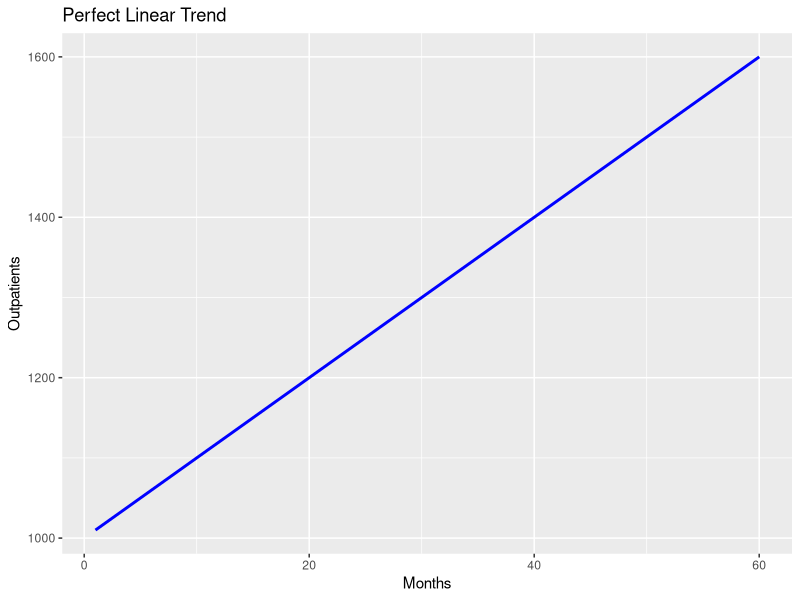
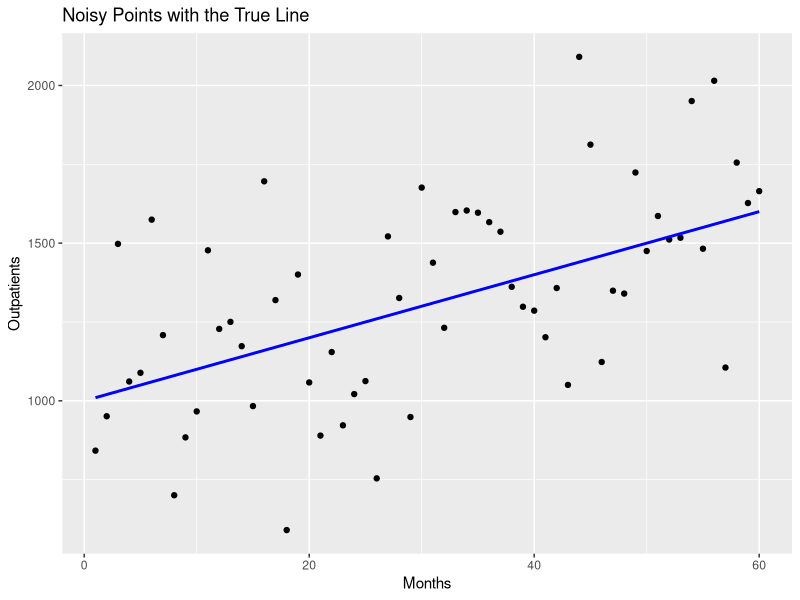
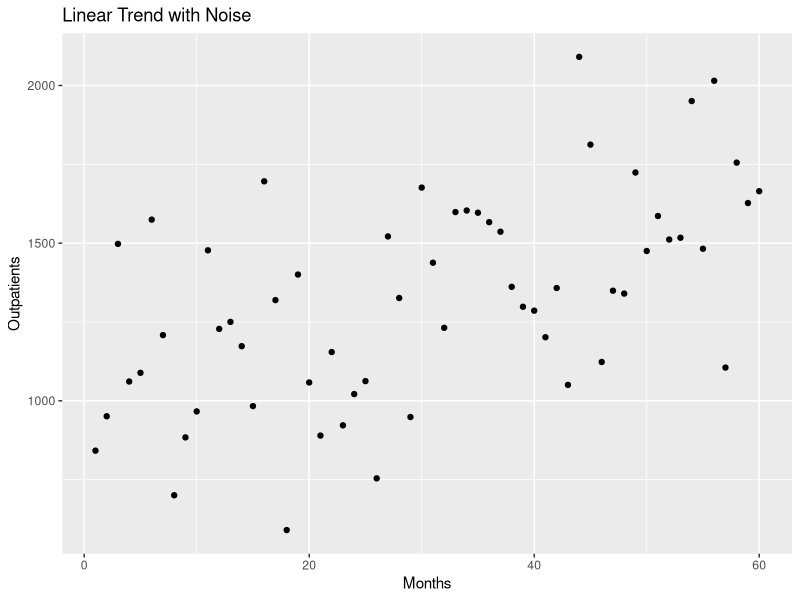
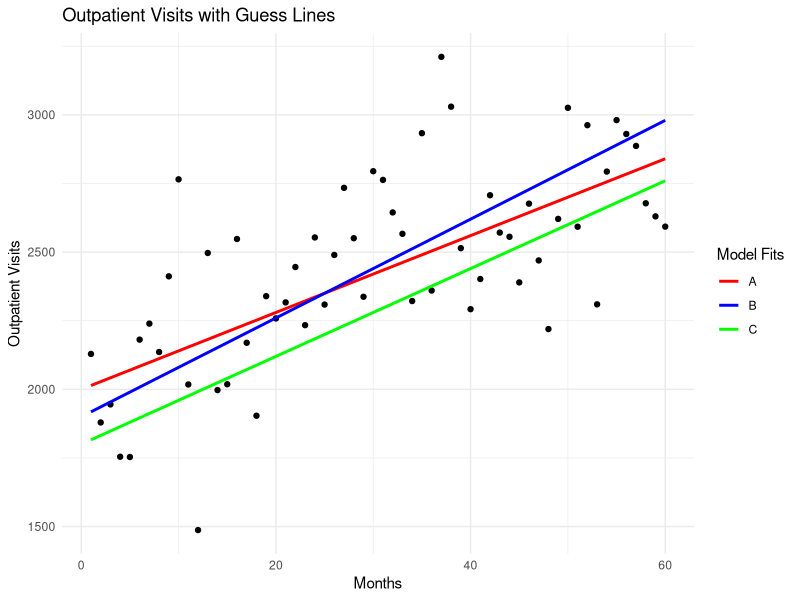
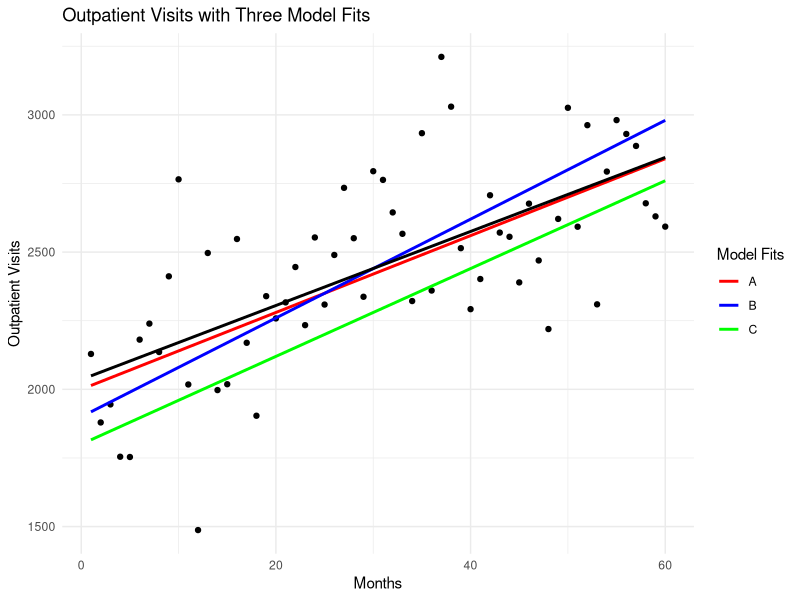
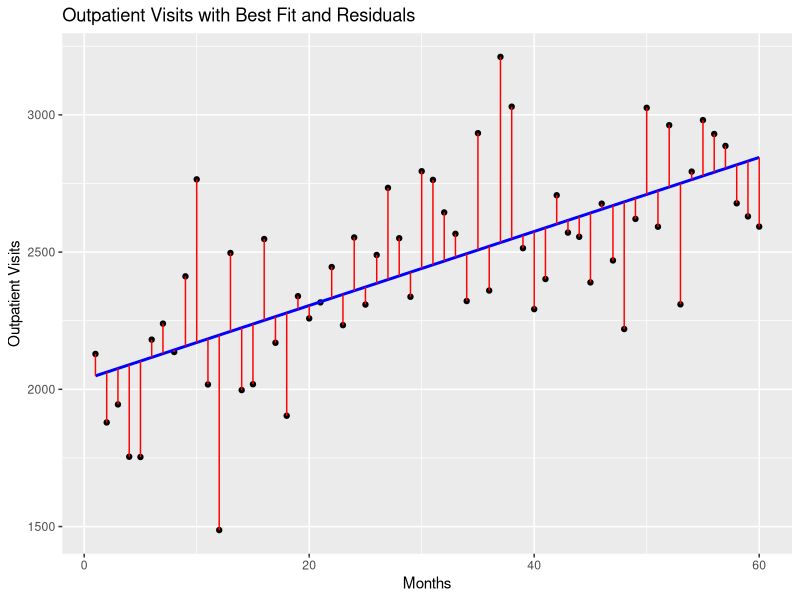

Write the R code that produced these figures, in order.
## ---- chunk 1
knitr::opts_chunk$set(echo = TRUE)
library(ggplot2)
set.seed(123)  # For reproducibility
## ---- chunk 2
months <- 1:60
outpatients_perfect <- 1000 + 10 * months
df_perfect <- data.frame(months = months, outpatients = outpatients_perfect)

# Plot
ggplot(df_perfect, aes(x = months, y = outpatients)) +
  geom_line(color = "blue", size = 1) +
  labs(title = "Perfect Linear Trend",
       x = "Months",
       y = "Outpatients")
## ---- chunk 3
# Generate noisy linear trend data
outpatients_noisy <- 1000 + 10 * months + rnorm(60, 0, 300)
df_noisy <- data.frame(months = months, outpatients = outpatients_noisy)

# True line data
true_line <- data.frame(months = months, outpatients = 1000 + 10 * months)

ggplot() +
  geom_point(data = df_noisy, aes(x = months, y = outpatients), color = "black") +
  geom_line(data = true_line, aes(x = months, y = outpatients), color = "blue", size = 1) +
  labs(title = "Noisy Points with the True Line",
       x = "Months",
       y = "Outpatients")

# Plot noisy trend
ggplot(df_noisy, aes(x = months, y = outpatients)) +
  geom_point(color = "black") +
  labs(title = "Linear Trend with Noise",
       x = "Months",
       y = "Outpatients")
## ---- chunk 4
outpatient_visits <- 2000 + 15 * months + rnorm(60, 0, 300)
df <- data.frame(months = months, outpatient_visits = outpatient_visits)

# Define three guess fits with different slopes
fit_A <- data.frame(months = months, outpatient_visits = 2000 + 14 * months)
fit_B <- data.frame(months = months, outpatient_visits = 1900 + 18 * months)
fit_C <- data.frame(months = months, outpatient_visits = 1800 + 16 * months)
df <- data.frame(months = months, outpatient_visits = outpatient_visits)

# True best fit line
best_fit <- lm(outpatient_visits ~ months, data = df)
df_best_fit <- data.frame(months = months, 
                          outpatient_visits = predict(best_fit, newdata = data.frame(months = months)))

# Plot with three guesses and the best fit
ggplot(df, aes(x = months, y = outpatient_visits)) +
  geom_point(color = "black") +
  geom_line(data = fit_A, aes(x = months, y = outpatient_visits, color = "A"), size = 1) +
  geom_line(data = fit_B, aes(x = months, y = outpatient_visits, color = "B"), size = 1) +
  geom_line(data = fit_C, aes(x = months, y = outpatient_visits, color = "C"), size = 1) +
  scale_color_manual(values = c("A" = "red", "B" = "blue", "C" = "green"),
                     name = "Model Fits",
                     labels = c("A", "B", "C")) +
  labs(title = "Outpatient Visits with Guess Lines",
       x = "Months",
       y = "Outpatient Visits") +
  theme_minimal()

## ---- chunk 5
# Best fit
best_fit <- lm(outpatient_visits ~ months, data = df)

# Plot with three fits
ggplot(df, aes(x = months, y = outpatient_visits)) +
  geom_point(color = "black") +
  geom_line(data = fit_A, aes(x = months, y = outpatient_visits, color = "A"), size = 1) +
  geom_line(data = fit_B, aes(x = months, y = outpatient_visits, color = "B"), size = 1) +
  geom_line(data = fit_C, aes(x = months, y = outpatient_visits, color = "C"), size = 1) +
  scale_color_manual(values = c("A" = "red", "B" = "blue", "C" = "green"),
                     name = "Model Fits",
                     labels = c("A", "B", "C")) +
   geom_smooth(method = "lm", color = "black", se = FALSE) +
  labs(title = "Outpatient Visits with Three Model Fits",
       x = "Months",
       y = "Outpatient Visits") +
  theme_minimal()

# # Plot
# 
# ggplot(df, aes(x = months, y = outpatient_visits)) +
#   geom_point(color = "green") +
#   geom_smooth(method = "lm", color = "blue", se = FALSE) +
#   labs(title = "Outpatient Visits with Best Fit",
#        x = "Months",
#        y = "Outpatient Visits")
## ---- chunk 6
df$residuals <- resid(best_fit)

# Plot residuals
ggplot(df, aes(x = months, y = outpatient_visits)) +
  geom_point(color = "black") +
  geom_smooth(method = "lm", color = "blue", se = FALSE) +
  geom_segment(aes(xend = months, yend = outpatient_visits - residuals), color = "red") +
  labs(title = "Outpatient Visits with Best Fit and Residuals",
       x = "Months",
       y = "Outpatient Visits")
